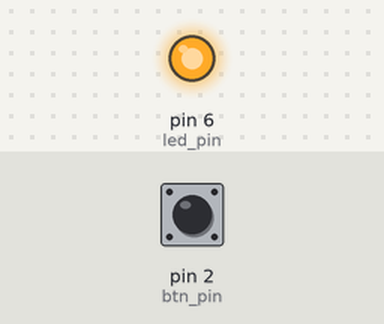
Bench run of a sketch on a simulated Arduino Uno, built with avr-gcc and run on an emulated ATmega328P. Shown: output pins drawn as LEDs (lit = HIGH). The test bench sets the inputs (shaded band); at power-on: pin 2 (btn_pin) HIGH.

Above: at 0.1 s.
At 0.6 s:
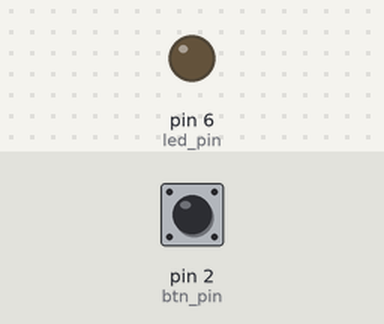
Timing chart, 0 to 2.1 s (numbered marks = the images above):
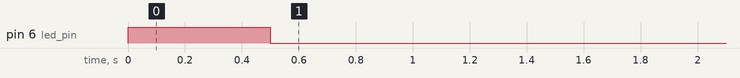

The sketch:

sketch_feb18a.ino
```cpp
const int btn_pin = 2;
const int led_pin = 6;

int btn_prev;

void setup() {
  // Configure pins
  pinMode(btn_pin, INPUT_PULLUP);
  pinMode(led_pin, OUTPUT);

  digitalWrite(led_pin, LOW);

}

void loop() {
  int btn_state;
  btn_state = digitalRead(btn_pin);

  if ( (btn_prev == LOW) && (btn_state == HIGH) ) {
    digitalWrite(led_pin, HIGH);
    delay(500);
    digitalWrite(led_pin, LOW);
    }

   btn_prev = btn_state;

}
```

Measured:
- by itself, pin 6 (led_pin): LOW → HIGH at 0.00 s, → LOW 0.50 s later
